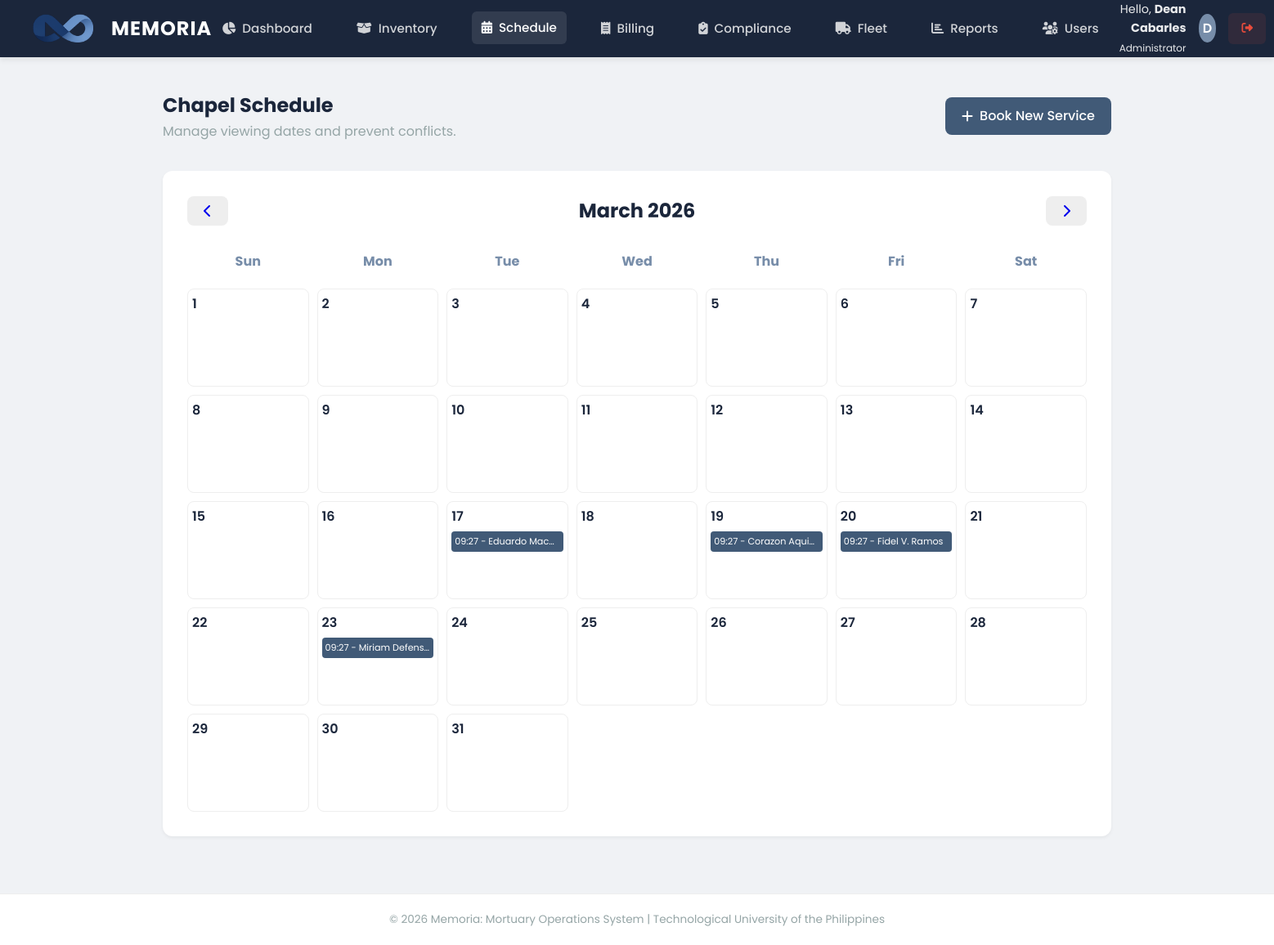
/modules/scheduling/calendar.php (signed in), run on the app's committed database.
### tables this page shows
CREATE TABLE `reservations` (
  `id` int(11) NOT NULL,
  `chapel_name` varchar(50) NOT NULL,
  `deceased_name` varchar(100) NOT NULL,
  `start_date` datetime NOT NULL,
  `end_date` datetime NOT NULL,
  `reserved_by` int(11) DEFAULT NULL
);

### modules/scheduling/calendar.php (the view, shortened to what this page needs)
<?php
include('../../includes/header.php');
$month = isset($_GET['month']) ? $_GET['month'] : date('m');
$year = isset($_GET['year']) ? $_GET['year'] : date('Y');
$daysInMonth = cal_days_in_month(CAL_GREGORIAN, $month, $year);
$monthName = date('F', mktime(0, 0, 0, $month, 10));
$reservations = [];
$query = "SELECT * FROM reservations WHERE MONTH(start_date) = '$month' AND YEAR(start_date) = '$year'";
$result = mysqli_query($conn, $query);
while($row = mysqli_fetch_assoc($result)) {
    $day = date('j', strtotime($row['start_date']));
    $reservations[$day][] = $row;
}
$prevMonth = $month - 1;
$prevYear = $year;
$nextMonth = $month + 1;
$nextYear = $year;
?>
<div class="panel-header" style="margin-bottom: 20px; border-bottom: none;">
    <div>
        <h1 style="font-size: 1.5rem; color: var(--deep-navy);">Chapel Schedule</h1>
        <p style="color: var(--text-light);">Manage viewing dates and prevent conflicts.</p>
    </div>
    <a href="add_reservation.php" class="btn btn-primary"><i class="fas fa-plus"></i> Book New Service</a>
</div>
<div class="panel">
    <div style="display: flex; justify-content: space-between; align-items: center; margin-bottom: 20px;">
        <a href="?month=<?= $prevMonth ?>&year=<?= $prevYear ?>" class="btn" style="background: #eee;"><i class="fas fa-chevron-left"></i></a>
        <h2 style="margin: 0; color: var(--deep-navy);"><?= $monthName . " " . $year ?></h2>
        <a href="?month=<?= $nextMonth ?>&year=<?= $nextYear ?>" class="btn" style="background: #eee;"><i class="fas fa-chevron-right"></i></a>
    </div>
    <div style="display: grid; grid-template-columns: repeat(7, 1fr); gap: 10px; text-align: center;">
        <div style="font-weight: bold; padding: 10px; color: var(--muted-teal);">Sun</div>
        <div style="font-weight: bold; padding: 10px; color: var(--muted-teal);">Mon</div>
        <div style="font-weight: bold; padding: 10px; color: var(--muted-teal);">Tue</div>
        <div style="font-weight: bold; padding: 10px; color: var(--muted-teal);">Wed</div>
        <div style="font-weight: bold; padding: 10px; color: var(--muted-teal);">Thu</div>
        <div style="font-weight: bold; padding: 10px; color: var(--muted-teal);">Fri</div>
        <div style="font-weight: bold; padding: 10px; color: var(--muted-teal);">Sat</div>
        <?php for($day=1; $day<=$daysInMonth; $day++): ?>
            <div style="background: var(--white); border: 1px solid #eee; height: 120px; border-radius: 8px; position: relative; padding: 5px; text-align: left; transition: 0.3s; overflow-y: auto;">
                <span style="font-weight: 600; color: var(--deep-navy); display: block; margin-bottom: 5px;"><?= $day ?></span>
                <?php if(isset($reservations[$day])): ?>
                    <?php foreach($reservations[$day] as $res): ?>
                        <div style="background: var(--slate-blue); color: white; font-size: 0.7rem; padding: 4px; border-radius: 4px; margin-bottom: 2px; white-space: nowrap; overflow: hidden; text-overflow: ellipsis; cursor: pointer;" title="<?= $res['deceased_name'] ?> (<?= $res['chapel_name'] ?>)">
                            <?= date('H:i', strtotime($res['start_date'])) ?> - <?= $res['deceased_name'] ?>
                        </div>
                    <?php endforeach; ?>
                <?php endif; ?>
            </div>
        <?php endfor; ?>
    </div>
</div>
<?php include('../../includes/footer.php'); ?>

### assets/css/style.css (style rules this page uses)
:root { --deep-navy: #1B263B; --slate-blue: #415A77; --cloud-gray: #E0E1DD; --muted-teal: #778DA9; --white: #FFFFFF; --danger: #e74c3c; --success: #2ecc71; --text-dark: #2c3e50; --text-light: #95a5a6; --shadow-sm: 0 2px 4px rgba(0,0,0,0.05); --shadow-md: 0 4px 6px rgba(0,0,0,0.07); --shadow-lg: 0 10px 15px rgba(0,0,0,0.1); }
* { margin: 0; padding: 0; box-sizing: border-box; }
body { font-family: 'Poppins', sans-serif; background-color: #F0F2F5; color: var(--text-dark); line-height: 1.6; min-height: 100vh; display: flex; flex-direction: column; }
.panel { background: var(--white); border-radius: 12px; box-shadow: var(--shadow-sm); padding: 30px; margin-bottom: 30px; }
.panel-header { display: flex; justify-content: space-between; align-items: center; margin-bottom: 25px; border-bottom: 1px solid #eee; padding-bottom: 15px; }
.btn { padding: 10px 20px; border-radius: 8px; font-weight: 500; cursor: pointer; border: none; transition: all 0.2s; text-decoration: none; display: inline-flex; align-items: center; gap: 8px; }
.btn-primary { background: var(--slate-blue); color: white; }

### data on the page
reservations: start_date "09:27", deceased_name "Eduardo Mac…"
reservations: start_date "09:27", deceased_name "Corazon Aquino"
reservations: start_date "09:27", deceased_name "Fidel V. Ramos"
reservations: start_date "09:27", deceased_name "Miriam Defens…"

### other printed values
$_SESSION['full_name'] "Dean Cabarles"
$_SESSION['role'] "Administrator"
substr($_SESSION['full_name'], 0, 1) "D"
$monthName "March"
$year "2026"
